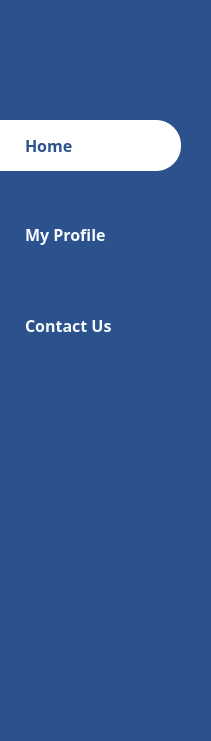
     <widget class="QFrame" name="homeBlueMenuBarHP">
      <property name="geometry">
       <rect>
        <x>0</x>
        <y>-100</y>
        <width>211</width>
        <height>741</height>
       </rect>
      </property>
      <property name="styleSheet">
       <string notr="true"> background: #2B528C;
border-radius: 105px;</string>
      </property>
      <property name="frameShape">
       <enum>QFrame::StyledPanel</enum>
      </property>
      <property name="frameShadow">
       <enum>QFrame::Raised</enum>
      </property>
      <widget class="QPushButton" name="pbHomeHP">
       <property name="geometry">
        <rect>
         <x>-30</x>
         <y>120</y>
         <width>211</width>
         <height>51</height>
        </rect>
       </property>
       <property name="font">
        <font>
         <family>Arial Rounded MT Bold</family>
         <pointsize>-1</pointsize>
         <weight>62</weight>
         <bold>true</bold>
        </font>
       </property>
       <property name="styleSheet">
        <string notr="true">QPushButton{
color: #2B528C;
font-weight: 500;
border-radius: 25px;
background:  white;
font-size: 16px; 
padding-left:55px;
text-align:left;
}
QPushButton:hover
{

}</string>
       </property>
       <property name="text">
        <string>Home</string>
       </property>
      </widget>
      <widget class="QPushButton" name="pbProfileHP">
       <property name="geometry">
        <rect>
         <x>-30</x>
         <y>209</y>
         <width>211</width>
         <height>51</height>
        </rect>
       </property>
       <property name="font">
        <font>
         <family>Arial Rounded MT Bold</family>
         <pointsize>-1</pointsize>
         <weight>62</weight>
         <bold>true</bold>
        </font>
       </property>
       <property name="styleSheet">
        <string notr="true">QPushButton{
background: #2B528C;
font-weight: 500;
border-radius: 25px;
color:  rgba(248, 251, 255, 0.99);
border-color: rgba(104, 160, 229, 0.33);
font-size: 16px; 
padding-left:55px;
text-align:left;
}
QPushButton:hover
{
background:  rgba(248, 251, 255, 0.12);
}</string>
       </property>
       <property name="text">
        <string>My Profile</string>
       </property>
      </widget>
      <widget class="QPushButton" name="pbContactHP">
       <property name="geometry">
        <rect>
         <x>-30</x>
         <y>300</y>
         <width>211</width>
         <height>51</height>
        </rect>
       </property>
       <property name="font">
        <font>
         <family>Arial Rounded MT Bold</family>
         <pointsize>-1</pointsize>
         <weight>62</weight>
         <bold>true</bold>
        </font>
       </property>
       <property name="styleSheet">
        <string notr="true">QPushButton{
background: #2B528C;
font-weight: 500;
border-radius: 25px;
color:  rgba(248, 251, 255, 0.99);
border-color: rgba(104, 160, 229, 0.33);
font-size: 16px; 
padding-left:55px;
text-align:left;
}
QPushButton:hover
{
background:  rgba(248, 251, 255, 0.12);
}</string>
       </property>
       <property name="text">
        <string>Contact Us</string>
       </property>
      </widget>
     </widget>
